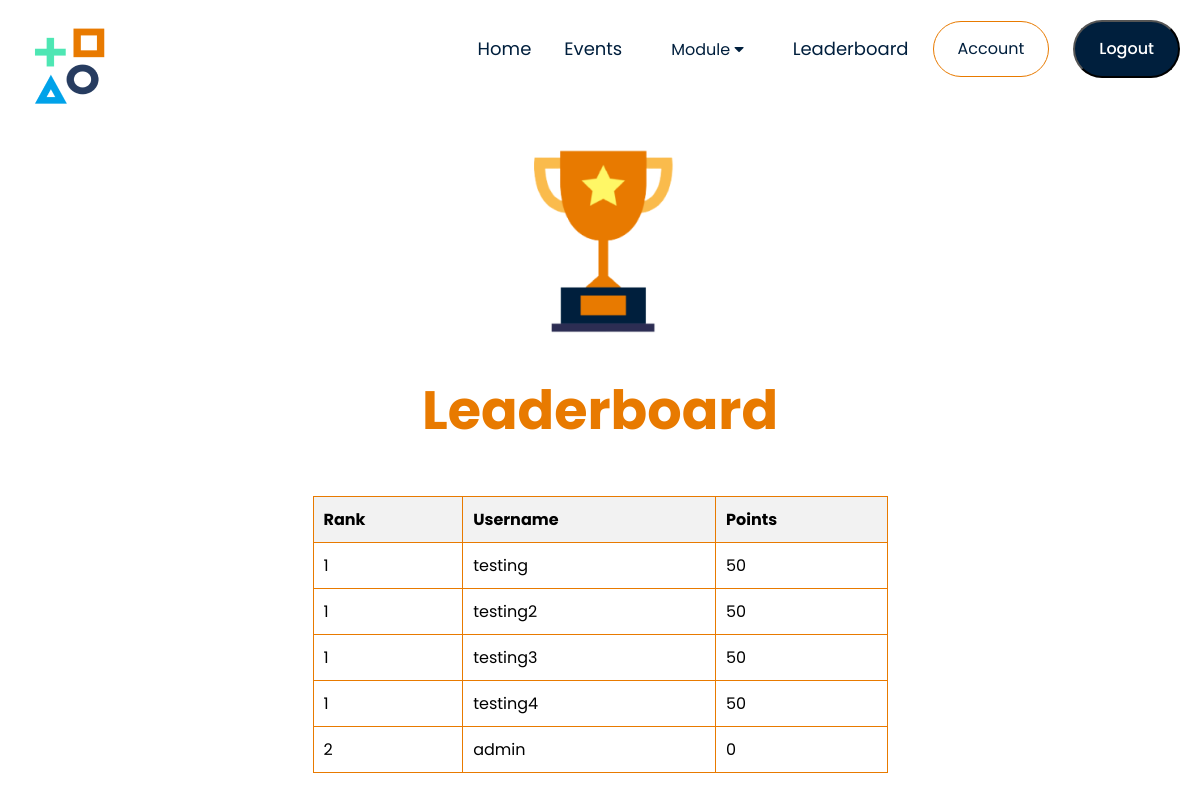
Page /Event/Public/leaderboard.php (signed in) on the committed database.
### tables this page shows
CREATE TABLE `users` (
  `id` int(255) NOT NULL,
  `user_role_id` int(255) DEFAULT NULL,
  `username` varchar(255) NOT NULL,
  `email` varchar(255) NOT NULL,
  `password` varchar(255) NOT NULL,
  `points` int(255) NOT NULL DEFAULT 0,
  `gender` varchar(255) DEFAULT NULL
);

### Event/Public/logic_controller.php (called while the page is built, shortened)
<?php
function getLeaderboardData($conn) {
    $leaderboardQuery = "SELECT username, points FROM users ORDER BY points DESC";
    $leaderboardResult = $conn->query($leaderboardQuery);
    $rank = 0;
    $prevPoints = PHP_INT_MAX;
    $leaderboardData = array();
    while ($row = $leaderboardResult->fetch_assoc()) {
        if ($row['points'] < $prevPoints) {
            $rank++;
        }
        $leaderboardData[] = array(
            'rank' => $rank,
            'username' => $row['username'],
            'points' => $row['points']
        );
        $prevPoints = $row['points'];
    }
    return $leaderboardData;
}
?>

### Event/Public/leaderboard.php (the view, shortened to what this page needs)
<?php
require_once('db_connect.php');
require_once('Part/header.php');
require_once('logic_controller.php');
?>
<!DOCTYPE html>
<html lang="en">
<head>
    <link rel="stylesheet" href="public.css">
    <link rel="stylesheet" href="https://stackpath.bootstrapcdn.com/font-awesome/4.7.0/css/font-awesome.min.css">
</head>
<body>
    <section class="leaderboard">
        <img src="Image/Leaderboard_Icon.png" style="width:200px;height:250px;" class="logo-centered"></a>
        <h2>Leaderboard</h2>
        <div class="container">
            <?php
            if (isset($_SESSION["username"])) {
                $leaderboardData = getLeaderboardData($conn);
                if (!empty($leaderboardData)) {
                    echo "<table>";
                    echo "<tr><th>Rank</th><th>Username</th><th>Points</th></tr>";
                    foreach ($leaderboardData as $entry) {
                        echo "<tr>";
                        echo "<td>{$entry['rank']}</td>";
                        echo "<td>{$entry['username']}</td>";
                        echo "<td>{$entry['points']}</td>";
                        echo "</tr>";
                    }
                    echo "</table>";
                } else {
                    echo "<p>No data available.</p>";
                }
            } else {
                echo "<p>Please <a href='Login/login.php'>login</a> first.</p>";
            }
            ?>
        </div>
    </section>
</body>
</html>

### Event/Public/public.css (style rules this page uses)
* { margin: 0; padding: 0; box-sizing: border-box; }
body { font-family: 'Poppins', sans-serif; }
.container { max-width: 1300px; margin: auto; padding: 25px; }
.logo-centered { display: block; margin-left: auto; margin-right: auto; width: 50%; }
table { border-collapse: collapse; width: 100%; margin-bottom:25px; }
th, td { border: 1px solid #ccc; padding: 5px; }
th { background-color: #eee; }
.leaderboard .container { display: flex; align-items: center; justify-content: center; max-width: 2000px; margin: 0; }
.leaderboard h2 { color: #E87A00; font-size: 54px; font-family: 'Poppins', sans-serif; font-weight: 700; text-align: center; }
.leaderboard table { width: 50%; border-collapse: collapse; margin-top: 20px; }
.leaderboard th, td { padding: 10px; text-align: left; border: 1px solid #E87A00; }
.leaderboard th { background-color: #f2f2f2; }

### rows in the picture
users: rank "1", username "testing", points "50"
users: rank "1", username "testing2", points "50"
users: rank "1", username "testing3", points "50"
users: rank "1", username "testing4", points "50"
users: rank "2", username "admin", points "0"
